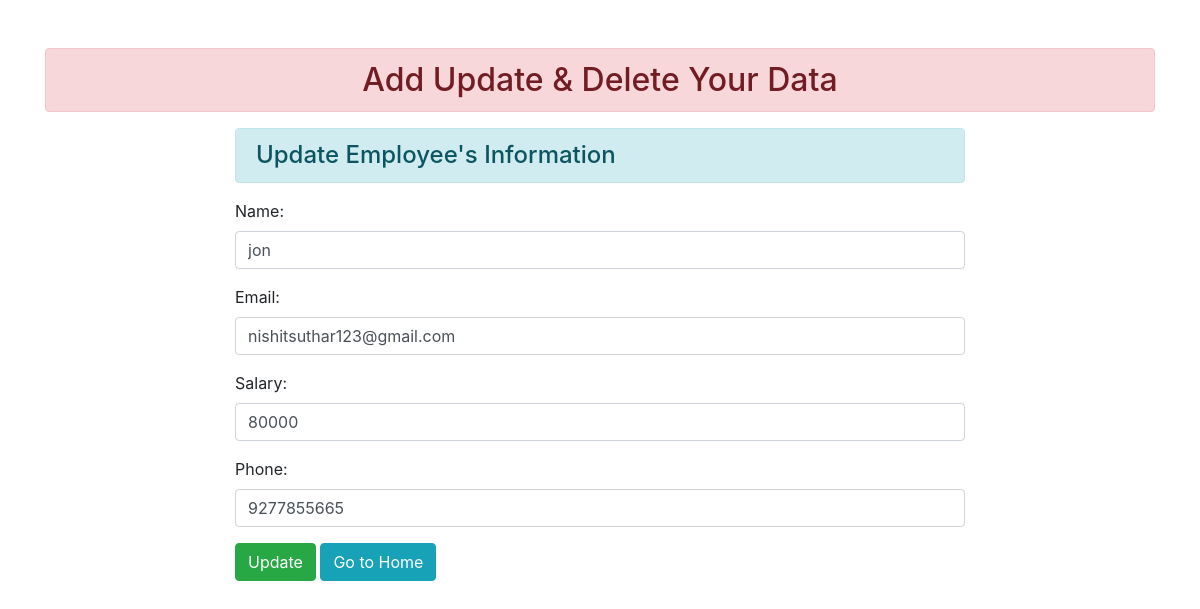
/6/, run on the app's committed database.
### myapp/models.py (models this page shows, shortened)
class Employee(models.Model):
    name = models.CharField(max_length=122)
    email = models.EmailField(max_length=122)
    salary = models.IntegerField()
    phone = models.IntegerField()

### myapp/views.py (the view)
# urls.py: path("<int:id>/", views.update_data, name="updatedata"),
def update_data(request, id):
    if request.method == "POST":
        pi = Employee.objects.get(pk=id)
        fm = EmployeeDetails(request.POST, instance=pi)
        if fm.is_valid():
            fm.save()
    else:
        pi = Employee.objects.get(pk=id)
        fm = EmployeeDetails(instance=pi)
    return render(request, "updatedata.html", {"form": fm})

### myapp/forms.py
class EmployeeDetails(forms.ModelForm):
    class Meta:
        model = Employee
        fields = ["name", "email", "salary", "phone"]
        widgets = {
            "name": forms.TextInput(attrs={"class": "form-control"}),
            "email": forms.EmailInput(attrs={"class": "form-control"}),
            "salary": forms.NumberInput(attrs={"class": "form-control"}),
            "phone": forms.NumberInput(attrs={"class": "form-control"}),
        }

### templates/updatedata.html
{% extends 'base.html' %} {% block content %}
<div class="row">
  <div class="col-sm-8 offset-2">
    <h4 class="alert alert-info">Update Employee's Information</h4>
    <form method="post" action="" class="">
      {% csrf_token %} {{form.as_p}}
      <input type="submit" class="btn btn-success" value="Update" />
      <a href="{% url 'addandshow' %}" class="btn btn-info">Go to Home</a>
    </form>
  </div>
</div>
{% endblock content %}

### data on the page
Employee: name "jon", email "nishitsuthar123@gmail.com", salary "80000", phone "9277855665"
